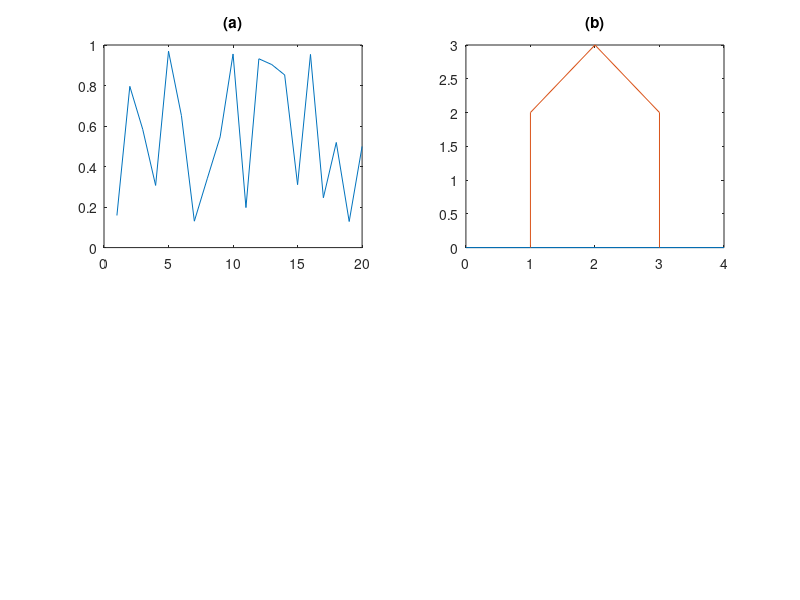

Write MATLAB code to recreate this figure.
subplot(2,2,1)
plot(rand(1, 20)),title('(a)')
subplot(2,2,2)
axis([0 4 0 4])
plot([0 4], [0 0],  [1 1 2 3 3], [0 2 3 2 0]),title('(b)')
